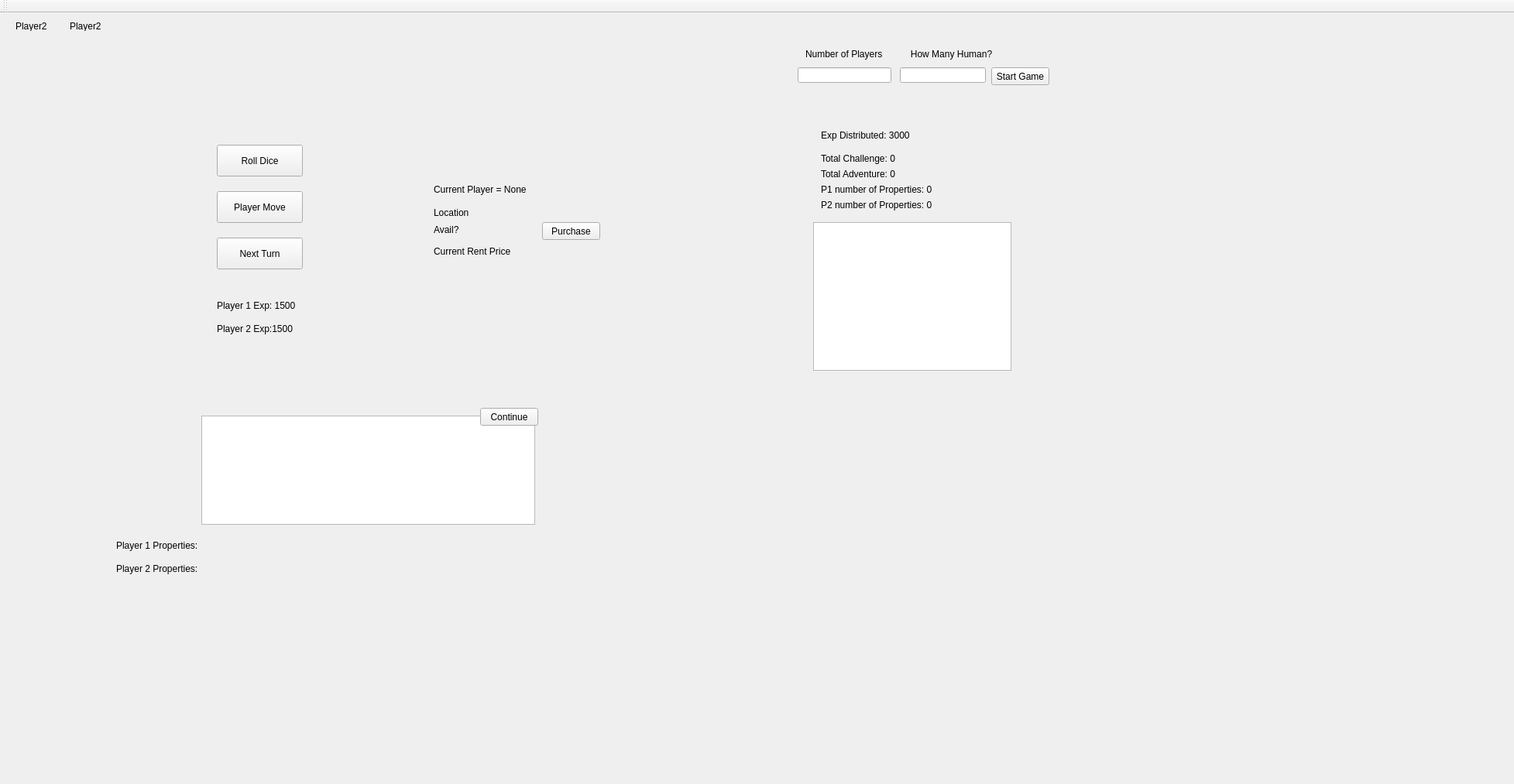
<?xml version="1.0" encoding="UTF-8"?>
<ui version="4.0">
 <class>MainWindow</class>
 <widget class="QMainWindow" name="MainWindow">
  <property name="geometry">
   <rect>
    <x>0</x>
    <y>0</y>
    <width>1955</width>
    <height>1013</height>
   </rect>
  </property>
  <property name="windowTitle">
   <string>MainWindow</string>
  </property>
  <widget class="QWidget" name="centralWidget">
   <widget class="QLabel" name="label_41">
    <property name="geometry">
     <rect>
      <x>280</x>
      <y>370</y>
      <width>141</width>
      <height>16</height>
     </rect>
    </property>
    <property name="text">
     <string>Player 1 Exp: 1500</string>
    </property>
   </widget>
   <widget class="QLabel" name="label_42">
    <property name="geometry">
     <rect>
      <x>280</x>
      <y>400</y>
      <width>171</width>
      <height>16</height>
     </rect>
    </property>
    <property name="text">
     <string>Player 2 Exp:1500</string>
    </property>
   </widget>
   <widget class="QLabel" name="dice_1">
    <property name="geometry">
     <rect>
      <x>410</x>
      <y>180</y>
      <width>111</width>
      <height>16</height>
     </rect>
    </property>
    <property name="text">
     <string/>
    </property>
   </widget>
   <widget class="QLabel" name="dice_2">
    <property name="geometry">
     <rect>
      <x>480</x>
      <y>180</y>
      <width>151</width>
      <height>16</height>
     </rect>
    </property>
    <property name="text">
     <string/>
    </property>
   </widget>
   <widget class="QPushButton" name="pushButton">
    <property name="geometry">
     <rect>
      <x>280</x>
      <y>170</y>
      <width>111</width>
      <height>41</height>
     </rect>
    </property>
    <property name="text">
     <string>Roll Dice</string>
    </property>
   </widget>
   <widget class="QLabel" name="player_1">
    <property name="geometry">
     <rect>
      <x>370</x>
      <y>409</y>
      <width>101</width>
      <height>81</height>
     </rect>
    </property>
    <property name="text">
     <string/>
    </property>
    <property name="pixmap">
     <pixmap>:/goku.jpeg</pixmap>
    </property>
   </widget>
   <widget class="QLabel" name="player_2">
    <property name="geometry">
     <rect>
      <x>90</x>
      <y>10</y>
      <width>47</width>
      <height>13</height>
     </rect>
    </property>
    <property name="text">
     <string>Player2</string>
    </property>
   </widget>
   <widget class="QPushButton" name="pushButton_2">
    <property name="geometry">
     <rect>
      <x>1280</x>
      <y>70</y>
      <width>75</width>
      <height>23</height>
     </rect>
    </property>
    <property name="text">
     <string>Start Game</string>
    </property>
   </widget>
   <widget class="QLineEdit" name="lineEdit_2">
    <property name="geometry">
     <rect>
      <x>1162</x>
      <y>70</y>
      <width>111</width>
      <height>20</height>
     </rect>
    </property>
   </widget>
   <widget class="QLineEdit" name="lineEdit">
    <property name="geometry">
     <rect>
      <x>1030</x>
      <y>70</y>
      <width>121</width>
      <height>20</height>
     </rect>
    </property>
   </widget>
   <widget class="QLabel" name="label_44">
    <property name="geometry">
     <rect>
      <x>1040</x>
      <y>43</y>
      <width>241</width>
      <height>20</height>
     </rect>
    </property>
    <property name="text">
     <string>Number of Players           How Many Human?</string>
    </property>
   </widget>
   <widget class="QPushButton" name="pushButton_3">
    <property name="geometry">
     <rect>
      <x>280</x>
      <y>290</y>
      <width>111</width>
      <height>41</height>
     </rect>
    </property>
    <property name="text">
     <string>Next Turn</string>
    </property>
   </widget>
   <widget class="QPushButton" name="pushButton_4">
    <property name="geometry">
     <rect>
      <x>280</x>
      <y>230</y>
      <width>111</width>
      <height>41</height>
     </rect>
    </property>
    <property name="text">
     <string>Player Move</string>
    </property>
   </widget>
   <widget class="QLabel" name="location">
    <property name="geometry">
     <rect>
      <x>560</x>
      <y>250</y>
      <width>131</width>
      <height>16</height>
     </rect>
    </property>
    <property name="text">
     <string>Location</string>
    </property>
   </widget>
   <widget class="QLabel" name="avail">
    <property name="geometry">
     <rect>
      <x>560</x>
      <y>270</y>
      <width>111</width>
      <height>20</height>
     </rect>
    </property>
    <property name="text">
     <string>Avail?</string>
    </property>
   </widget>
   <widget class="QLabel" name="rentPrice">
    <property name="geometry">
     <rect>
      <x>560</x>
      <y>300</y>
      <width>171</width>
      <height>16</height>
     </rect>
    </property>
    <property name="text">
     <string>Current Rent Price</string>
    </property>
   </widget>
   <widget class="QPushButton" name="pushButton_5">
    <property name="geometry">
     <rect>
      <x>700</x>
      <y>270</y>
      <width>75</width>
      <height>23</height>
     </rect>
    </property>
    <property name="text">
     <string>Purchase</string>
    </property>
   </widget>
   <widget class="QLabel" name="currentPlayer">
    <property name="geometry">
     <rect>
      <x>560</x>
      <y>220</y>
      <width>221</width>
      <height>16</height>
     </rect>
    </property>
    <property name="text">
     <string>Current Player = None</string>
    </property>
   </widget>
   <widget class="QLabel" name="player_3">
    <property name="geometry">
     <rect>
      <x>20</x>
      <y>10</y>
      <width>47</width>
      <height>13</height>
     </rect>
    </property>
    <property name="text">
     <string>Player2</string>
    </property>
   </widget>
   <widget class="QTextEdit" name="textEdit">
    <property name="geometry">
     <rect>
      <x>260</x>
      <y>520</y>
      <width>431</width>
      <height>141</height>
     </rect>
    </property>
   </widget>
   <widget class="QLabel" name="movieLabel">
    <property name="geometry">
     <rect>
      <x>140</x>
      <y>130</y>
      <width>221</width>
      <height>16</height>
     </rect>
    </property>
    <property name="text">
     <string/>
    </property>
   </widget>
   <widget class="QPushButton" name="continue_2">
    <property name="geometry">
     <rect>
      <x>620</x>
      <y>510</y>
      <width>75</width>
      <height>23</height>
     </rect>
    </property>
    <property name="text">
     <string>Continue</string>
    </property>
   </widget>
   <widget class="QLabel" name="properties1">
    <property name="geometry">
     <rect>
      <x>150</x>
      <y>680</y>
      <width>771</width>
      <height>16</height>
     </rect>
    </property>
    <property name="text">
     <string>Player 1 Properties: </string>
    </property>
   </widget>
   <widget class="QLabel" name="properties2">
    <property name="geometry">
     <rect>
      <x>150</x>
      <y>710</y>
      <width>771</width>
      <height>16</height>
     </rect>
    </property>
    <property name="text">
     <string>Player 2 Properties: </string>
    </property>
   </widget>
   <widget class="QGraphicsView" name="graphicsView">
    <property name="geometry">
     <rect>
      <x>1050</x>
      <y>270</y>
      <width>256</width>
      <height>192</height>
     </rect>
    </property>
   </widget>
   <widget class="QLabel" name="totalExp">
    <property name="geometry">
     <rect>
      <x>1060</x>
      <y>150</y>
      <width>691</width>
      <height>16</height>
     </rect>
    </property>
    <property name="text">
     <string>Exp Distributed: 3000</string>
    </property>
   </widget>
   <widget class="QLabel" name="challenge1">
    <property name="geometry">
     <rect>
      <x>1060</x>
      <y>180</y>
      <width>221</width>
      <height>16</height>
     </rect>
    </property>
    <property name="text">
     <string>Total Challenge: 0 </string>
    </property>
   </widget>
   <widget class="QLabel" name="challenge2">
    <property name="geometry">
     <rect>
      <x>1060</x>
      <y>200</y>
      <width>221</width>
      <height>16</height>
     </rect>
    </property>
    <property name="text">
     <string>Total Adventure: 0 </string>
    </property>
   </widget>
   <widget class="QLabel" name="totalprop1">
    <property name="geometry">
     <rect>
      <x>1060</x>
      <y>220</y>
      <width>221</width>
      <height>16</height>
     </rect>
    </property>
    <property name="text">
     <string>P1 number of Properties: 0</string>
    </property>
   </widget>
   <widget class="QLabel" name="totalprop2">
    <property name="geometry">
     <rect>
      <x>1060</x>
      <y>240</y>
      <width>221</width>
      <height>16</height>
     </rect>
    </property>
    <property name="text">
     <string>P2 number of Properties: 0</string>
    </property>
   </widget>
  </widget>
  <widget class="QMenuBar" name="menuBar">
   <property name="geometry">
    <rect>
     <x>0</x>
     <y>0</y>
     <width>1955</width>
     <height>21</height>
    </rect>
   </property>
  </widget>
  <widget class="QToolBar" name="mainToolBar">
   <attribute name="toolBarArea">
    <enum>TopToolBarArea</enum>
   </attribute>
   <attribute name="toolBarBreak">
    <bool>false</bool>
   </attribute>
  </widget>
 </widget>
 <layoutdefault spacing="6" margin="11"/>
 <resources/>
 <connections/>
</ui>
